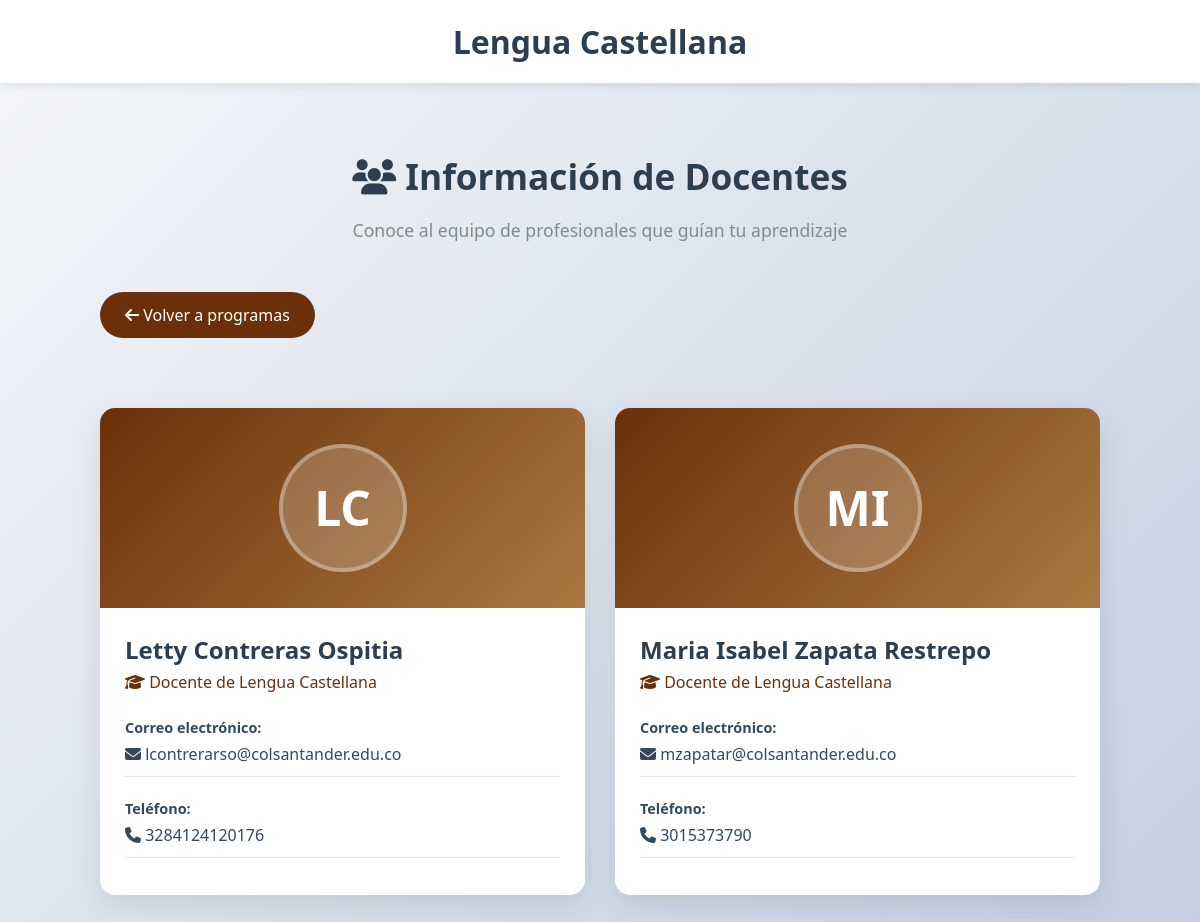
The page /info_docentes.php on the database its author committed.
### tables this page shows
CREATE TABLE IF NOT EXISTS docentes (
    id INT AUTO_INCREMENT PRIMARY KEY,
    usuario_id INT NOT NULL,
    nombre_completo VARCHAR(100) NOT NULL,
    cargo_actual VARCHAR(100),
    titulos VARCHAR(255),
    area_desempeno VARCHAR(100),
    foto_url VARCHAR(255),
    fecha_cumpleanos DATE,
    biografia VARCHAR(255),
    FOREIGN KEY (usuario_id) REFERENCES usuarios(id) ON DELETE CASCADE
);

CREATE TABLE IF NOT EXISTS usuarios (
    id INT AUTO_INCREMENT PRIMARY KEY,
    nombre VARCHAR(100) NOT NULL,
    apellidos VARCHAR(100),
    usuario VARCHAR(50) UNIQUE NOT NULL,
    email VARCHAR(100) UNIQUE NOT NULL,
    clave VARCHAR(255) NOT NULL,
    rol ENUM('superadmin', 'admin', 'estudiante') NOT NULL,
    tipo ENUM('CC', 'TI', 'CE', 'PP', 'NIT', 'PPT', 'Pasaporte') NOT NULL,
    documento VARCHAR(30) NOT NULL,
    contacto VARCHAR(50),
    nacimiento DATE,
    ultimo_acceso TIMESTAMP NULL,
    fecha_registro TIMESTAMP DEFAULT CURRENT_TIMESTAMP
);

### info_docentes.php (the view, shortened to what this page needs)
<!DOCTYPE html>
<html lang="es">
<head>
    <link rel="stylesheet" href="https://cdnjs.cloudflare.com/ajax/libs/font-awesome/6.4.0/css/all.min.css">
</head>
<body>
    <header class="header-simple">
        <h1>Lengua Castellana</h1>
    </header>
    <main class="docentes-container">
        <div class="docentes-header">
            <h2><i class="fas fa-users"></i> Información de Docentes</h2>
            <p>Conoce al equipo de profesionales que guían tu aprendizaje</p>
        </div>
        <a href="index.php#programas" class="back-button">
            <i class="fas fa-arrow-left"></i> Volver a programas
        </a>
        <?php
        $conexion = conexion();
        if ($conexion === null) {
            echo '<div class="no-docentes">
                    <i class="fas fa-exclamation-triangle"></i>
                    <h2>Error de conexión</h2>
                    <p>No se pudo conectar a la base de datos.</p>
                  </div>';
        } else {
            $sql = "SELECT u.id, u.nombre, u.apellidos, u.email, u.contacto,
                           d.nombre_completo, d.cargo_actual, d.titulos, d.area_desempeno,
                           d.foto_url, d.fecha_cumpleanos, d.biografia
                    FROM usuarios u
                    LEFT JOIN docentes d ON u.id = d.usuario_id
                    WHERE u.rol IN ('docente', 'admin')
                    ORDER BY u.nombre, u.apellidos";
            $result = $conexion->query($sql);
            if ($result && $result->num_rows > 0):
        ?>
        <div class="docentes-grid">
            <?php while ($docente = $result->fetch_assoc()): ?>
            <div class="docente-card">
                <div class="docente-photo">
                    <?php if (!empty($docente['foto_url'])): ?>
                        <img src="<?php echo htmlspecialchars($docente['foto_url']); ?>" alt="Foto de <?php echo htmlspecialchars($docente['nombre_completo'] ?? $docente['nombre'] . ' ' . $docente['apellidos']); ?>">
                    <?php else: ?>
                        <div class="docente-avatar">
                            <?php
                            $nombre_completo = trim(($docente['nombre_completo'] ?? $docente['nombre'] . ' ' . $docente['apellidos']));
                            $iniciales = '';
                            if (!empty($nombre_completo)) {
                                $partes = preg_split('/\s+/', $nombre_completo);
                                foreach ($partes as $parte) {
                                    if (!empty($parte)) {
                                        $iniciales .= mb_strtoupper(mb_substr($parte, 0, 1));
                                    }
                                    if (strlen($iniciales) >= 2) break;
                                }
                            }
                            echo htmlspecialchars($iniciales ?: 'D');
                            ?>
                        </div>
                    <?php endif; ?>
                </div>
                <div class="docente-info">
                    <div class="docente-nombre">
                        <?php echo htmlspecialchars($docente['nombre_completo'] ?? $docente['nombre'] . ' ' . $docente['apellidos']); ?>
                    </div>
                    <div class="docente-especialidad">
                        <i class="fas fa-graduation-cap"></i>
                        <?php echo htmlspecialchars($docente['area_desempeno'] ?? $docente['cargo_actual'] ?? 'Docente de Lengua Castellana'); ?>
                    </div>
                    <div class="info-item">
                        <div class="info-label">Correo electrónico:</div>
                        <div class="info-value">
                            <i class="fas fa-envelope"></i>
                            <?php echo htmlspecialchars($docente['email']); ?>
                        </div>
                    </div>
                    <?php if (!empty($docente['contacto'])): ?>
                    <div class="info-item">
                        <div class="info-label">Teléfono:</div>
                        <div class="info-value">
                            <i class="fas fa-phone"></i>
                            <?php echo htmlspecialchars($docente['contacto']); ?>
                        </div>
                    </div>
                    <?php endif; ?>
                </div>
            </div>
            <?php endwhile; ?>
        </div>
        <?php endif;
        } ?>
    </main>
</body>
</html>

### info_docentes.php (style rules this page uses)
:root { --primary-color: #6b3009ff; --primary-dark: #d8a15aff; --secondary-color: #aa7941ff; --text-primary: #2c3e50; --text-secondary: #34495e; --text-muted: #7f8c8d; --background-light: #f5f7fa; --background-card: #ffffff; --border-color: #e1e8ed; --shadow-color: rgba(0,0,0,0.1); --shadow-hover: rgba(0,0,0,0.15); }
body { font-family: 'Segoe UI', Tahoma, Geneva, Verdana, sans-serif; margin: 0; padding: 0; background: linear-gradient(135deg, var(--background-light) 0%, #c3cfe2 100%); min-height: 100vh; }
.header-simple { background: var(--background-card); padding: 20px 0; box-shadow: 0 2px 10px var(--shadow-color); text-align: center; }
.header-simple h1 { color: var(--text-primary); margin: 0; font-size: 2rem; }
.docentes-container { max-width: 1000px; margin: 0 auto; padding: 40px 20px; }
.docentes-header { text-align: center; margin-bottom: 50px; }
.docentes-header h2 { color: var(--text-primary); font-size: 2.2rem; margin-bottom: 10px; }
.docentes-header p { color: var(--text-muted); font-size: 1.1rem; }
.back-button { display: inline-block; background: var(--primary-color); color: white; padding: 12px 25px; border-radius: 25px; text-decoration: none; margin-bottom: 30px; transition: background 0.3s ease; font-size: 1rem; }
.docentes-grid { display: grid; grid-template-columns: repeat(auto-fit, minmax(300px, 1fr)); gap: 30px; margin-top: 40px; }
.docente-card { background: var(--background-card); border-radius: 15px; box-shadow: 0 10px 30px var(--shadow-color); overflow: hidden; transition: transform 0.3s ease, box-shadow 0.3s ease; }
.docente-photo { height: 200px; background: linear-gradient(135deg, var(--primary-color) 0%, var(--secondary-color) 100%); display: flex; align-items: center; justify-content: center; color: white; font-size: 4rem; position: relative; }
.docente-avatar { width: 120px; height: 120px; border-radius: 50%; background: rgba(255,255,255,0.2); display: flex; align-items: center; justify-content: center; font-size: 3rem; font-weight: bold; border: 4px solid rgba(255,255,255,0.3); }
.docente-info { padding: 25px; }
.docente-nombre { font-size: 1.5rem; font-weight: bold; color: var(--text-primary); margin-bottom: 5px; }
.docente-especialidad { color: var(--primary-color); font-size: 1rem; margin-bottom: 15px; }
.info-item { margin-bottom: 12px; padding: 10px 0; border-bottom: 1px solid var(--border-color); }
.info-label { font-weight: bold; color: var(--text-secondary); font-size: 0.9rem; margin-bottom: 5px; }
.info-value { color: var(--text-secondary); font-size: 1rem; line-height: 1.5; }

### rows shown on the page
docentes: iniciales "LC", nombre_completo "Letty Contreras Ospitia", area_desempeno+cargo_actual "Docente de Lengua Castellana", usuario.email "lcontrerarso@colsantander.edu.co", usuario.contacto "3284124120176"
docentes: iniciales "MI", nombre_completo "Maria Isabel Zapata Restrepo", area_desempeno+cargo_actual "Docente de Lengua Castellana", usuario.email "mzapatar@colsantander.edu.co", usuario.contacto "3015373790"
